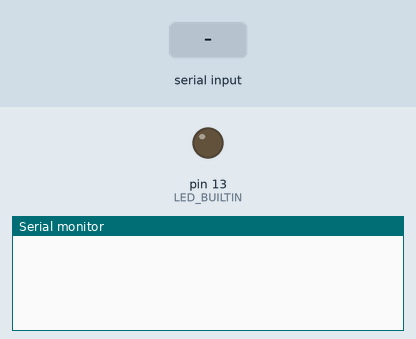
This sketch was run on a simulated Arduino Uno, built with avr-gcc and run on an emulated ATmega328P. On the bench: output pins drawn as LEDs (lit = HIGH), the last lines printed to the serial monitor. Inputs (shaded band) come from the test bench.

Above: at 2.2 s.
2.3 s: "GPS BAD\n" received over the second serial link
At 3.5 s:
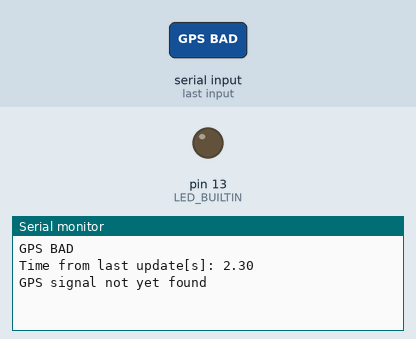
3.8 s: ",\n" received over the second serial link
At 4.6 s:
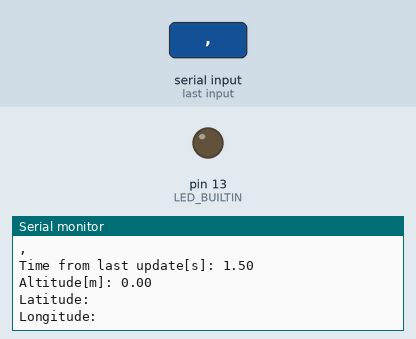

The sketch:

GPS_receiver.ino
```cpp
#include <SoftwareSerial.h>

#define RX 3
#define TX 2
//GPS_receiver | Arduino IDE 2.2.1

SoftwareSerial LoRaSerial(RX, TX); // RX, TX
unsigned long oldUpdate = 0.0;
unsigned long newUpdate = 0.0;

void setup() {
  Serial.begin(9600); // Initialize USB Serial
  delay(1000);

  LoRaSerial.begin(9600); // Initialize Software Serial

  pinMode(LED_BUILTIN, OUTPUT);

}

void loop() {
  if(LoRaSerial.available()) {
    String incommingData = LoRaSerial.readStringUntil('\n');
    Serial.println(incommingData);

    //transmission times
    newUpdate = millis();
    Serial.print("Time from last update[s]: ");
    Serial.println((newUpdate-oldUpdate)/1000.0);
    oldUpdate = newUpdate;

    // checking if incoming GPS has been set up yet
    if(incommingData.indexOf("GPS BAD") != -1){
      Serial.println("GPS signal not yet found");
    }
    else{
      //Decoding incoming data
      String location = incommingData;
      int start = location.indexOf(",",7) + 1;
      //altitude
      int altIndex = location.indexOf(".") + 2;
      float altitude = (location.substring(start, altIndex)).toFloat();
      Serial.print("Altitude[m]: ");
      Serial.println(altitude);
      //latitude
      int latIndex = location.indexOf(".", altIndex) + 8;
      String latitude = (location.substring(altIndex,latIndex));
      Serial.print("Latitude: ");
      Serial.println(latitude);
      //longitude
      int longIndex = location.indexOf(".", latIndex) + 8;
      String longitude = (location.substring(latIndex,longIndex));
      Serial.print("Longitude: ");
      Serial.println(longitude);
    }
  }
}
```

Measured:
- after the input at 2.3 s, the serial monitor: prints a new line at once (image 1)
- after the input at 3.8 s, the serial monitor: prints a new line at once (image 2)
